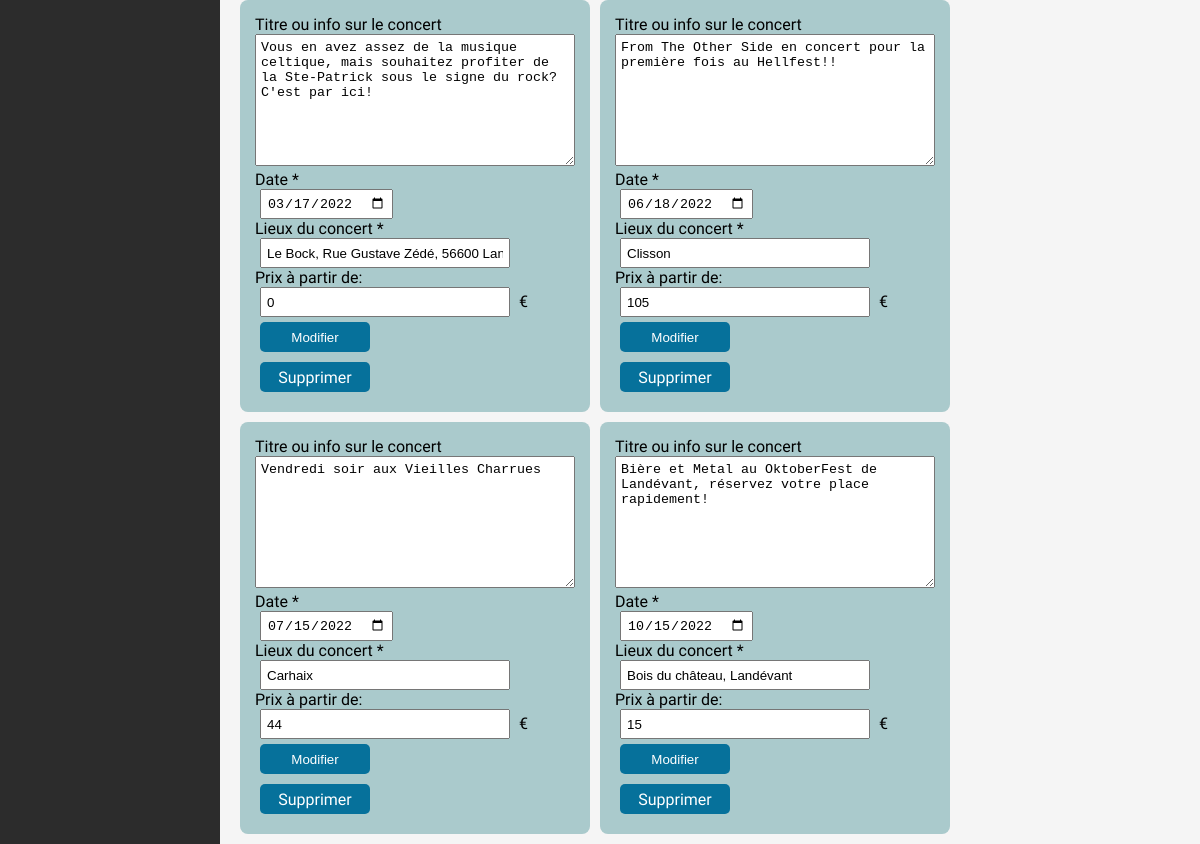
/indexAdmin.php?action=concertsPage (signed in, lower part), run on an earlier commit of the app's database.
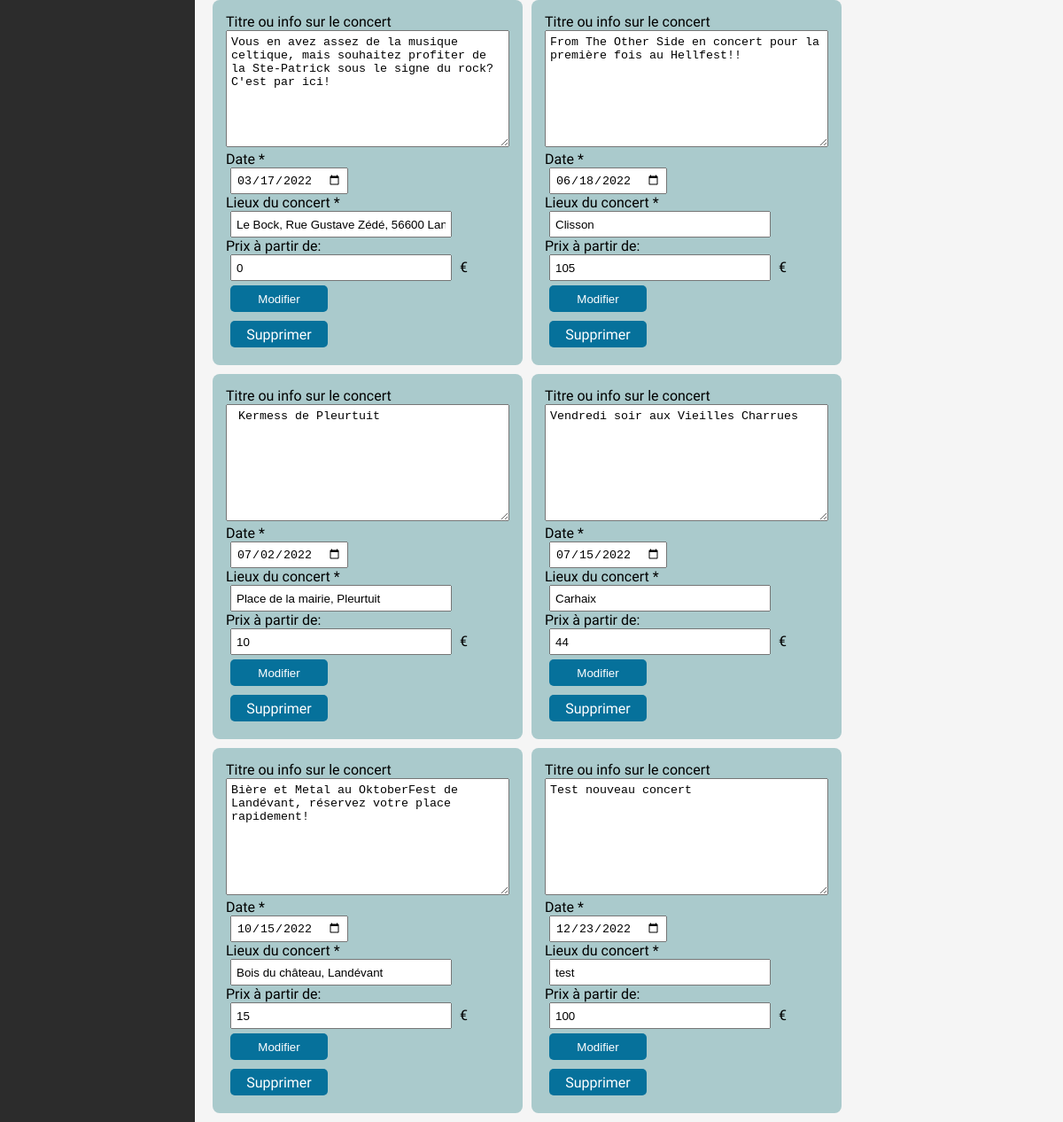
And on a later commit of the database.
### tables this page shows
CREATE TABLE IF NOT EXISTS `calendar` (
  `id` int(10) unsigned NOT NULL AUTO_INCREMENT,
  `title` varchar(255) NOT NULL,
  `date` date NOT NULL,
  `location` varchar(255) NOT NULL,
  `price` int(11) DEFAULT NULL,
  PRIMARY KEY (`id`)
);

### app/Controllers/Controller.php (called while the page is built, shortened)
<?php
class Controller
{
    public function viewAdmin($viewName, $data = null, $error = null)
    {
        include('app/Views/administration/'.$viewName.'.php');
    }
}

### app/Controllers/AdminController.php (called while the page is built, shortened)
<?php
class AdminController extends Controller
{
    public function concertsPage($error){
        $concerts  = new \Projet\Models\Calendar();
        $nextConcerts = $concerts->allConcerts();
        $data = [
            'concerts' => $nextConcerts,
            'error' => $error
        ];
        return $this->viewAdmin('concerts',$data);
    }
}

### app/Models/Calendar.php (called while the page is built, shortened)
<?php
class Calendar extends Manager
{
    public function allConcerts(){
        $bdd = self::dbConnect();
        $req = $bdd->query('SELECT id, title, `date`, `location`, price FROM calendar order by `date`');
        $result = $req->fetchAll();
        return $result;
    }
}

### app/Views/administration/concerts.php (the view, shortened to what this page needs)
<?php include('app/Views/administration/layouts/header.php');?>
<main class="admin-content">
    <?php include('app/Views/administration/layouts/sidebar.php'); ?>
    <section class="admin-concerts">
        <div class="update-bloc">
        <?php foreach ($data['concerts'] as $concert){ ?>
            <div class="form-concert update-concerts">
                <form action="indexAdmin.php?action=updateConcert&id=<?= $concert['id'] ?>" method="POST">
                    <p>Titre ou info sur le concert</p>
                    <p>
                        <textarea name="title" cols="37" rows="8" aria-label="Titre ou info sur le concert"><?= $concert['title'] ?></textarea>
                    </p>
                    <p>Date *</p>
                    <p>
                        <input type="date" name="date" value="<?= $concert['date'] ?>" aria-label="Date">
                    </p>
                    <p>Lieux du concert * </p>
                    <p>
                        <input type="text" name="location" value="<?= $concert['location']  ?>" aria-label="Lieux de concert">
                    </p>
                    <p>Prix à partir de:</p>
                    <p>
                        <input type="text" name="price" value="<?= $concert['price']  ?>" aria-label="Prix à partir de"> €
                    </p>
                    <button class="admin-button" type="submit">Modifier</button>
                </form>
                <a class="admin-button" href="indexAdmin.php?action=deleteConcert&id=<?= $concert['id']; ?>">Supprimer</a>
            </div>
        <?php }?>
        </div>
    </section>
</main>
<?php include('app/Views/administration/layouts/footer.php'); ?>

What changed in the data, as far as the page shows it:
added calendar: title "Kermess de Pleurtuit", date "07/02/2022", location "Place de la mairie, Pleurtuit", price "10"
added calendar: title "Test nouveau concert", date "12/23/2022", location "test", price "100"
